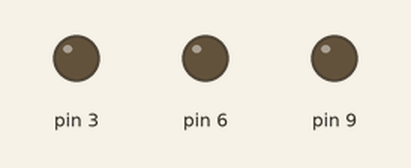
Bench run of a sketch on a simulated Arduino Uno, built with avr-gcc and run on an emulated ATmega328P. Parts: output pins drawn as LEDs (lit = HIGH).

Above: at 0.1 s.
At 3.6 s:
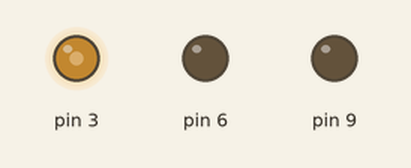
At 7.1 s:
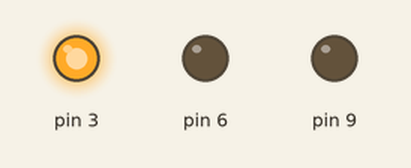
At 17.1 s:
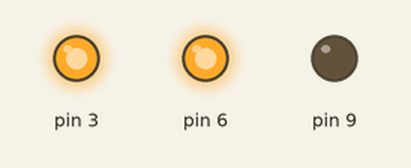
At 25.1 s:
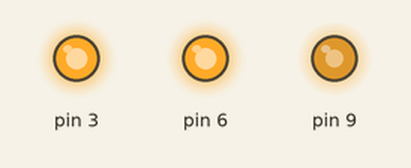
At 37.1 s:
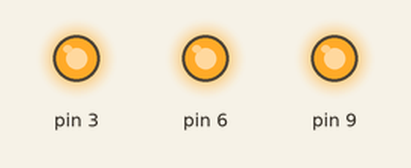
Timing chart, 0 to 38.6 s (numbered marks = the images above):
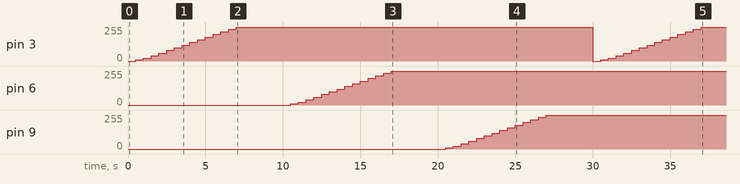

Measured:
- by itself, pin 3: 0/255 → 10/255 at 0.50 s, → 20/255 0.50 s later, → 40/255 0.50 s later, → 60/255 0.50 s later, … (29 changes in this stretch)
- by itself, pin 6, pin 9: moves from 0/255 to 255/255 over 6.5 s

The sketch:

PwmWithAnalog.ino
```cpp
void setup() {
  pinMode(3, OUTPUT);
  pinMode(6, OUTPUT);
  pinMode(9, OUTPUT);
}

void loop() {

  analogWrite(3, 0);
  delay(500);
  analogWrite(3, 10);
  delay(500);
  analogWrite(3, 20);
  delay(500);
  analogWrite(3, 40);
  delay(500);
  analogWrite(3, 60);
  delay(500);
  analogWrite(3, 80);
  delay(500);
  analogWrite(3, 100);
  delay(500);
  analogWrite(3, 120);
  delay(500);
  analogWrite(3, 140);
  delay(500);
  analogWrite(3, 160);
  delay(500);
  analogWrite(3, 180);
  delay(500);
  analogWrite(3, 200);
  delay(500);
  analogWrite(3, 220);
  delay(500);
  analogWrite(3, 240);
  delay(500);
  analogWrite(3, 255);
  delay(3000);


  analogWrite(6, 0);
  delay(500);
  analogWrite(6, 10);
  delay(500);
  analogWrite(6, 20);
  delay(500);
  analogWrite(6, 40);
  delay(500);
  analogWrite(6, 60);
  delay(500);
  analogWrite(6, 80);
  delay(500);
  analogWrite(6, 100);
  delay(500);
  analogWrite(6, 120);
  delay(500);
  analogWrite(6, 140);
  delay(500);
  analogWrite(6, 160);
  delay(500);
  analogWrite(6, 180);
  delay(500);
  analogWrite(6, 200);
  delay(500);
  analogWrite(6, 220);
  delay(500);
  analogWrite(6, 240);
  delay(500);
  analogWrite(6, 255);
  delay(3000);


  analogWrite(9, 0);
  delay(500);
  analogWrite(9, 10);
  delay(500);
  analogWrite(9, 20);
  delay(500);
  analogWrite(9, 40);
  delay(500);
  analogWrite(9, 60);
  delay(500);
  analogWrite(9, 80);
  delay(500);
  analogWrite(9, 100);
  delay(500);
  analogWrite(9, 120);
  delay(500);
  analogWrite(9, 140);
  delay(500);
  analogWrite(9, 160);
  delay(500);
  analogWrite(9, 180);
  delay(500);
  analogWrite(9, 200);
  delay(500);
  analogWrite(9, 220);
  delay(500);
  analogWrite(9, 240);
  delay(500);
  analogWrite(9, 255);
  delay(3000);
}
```
